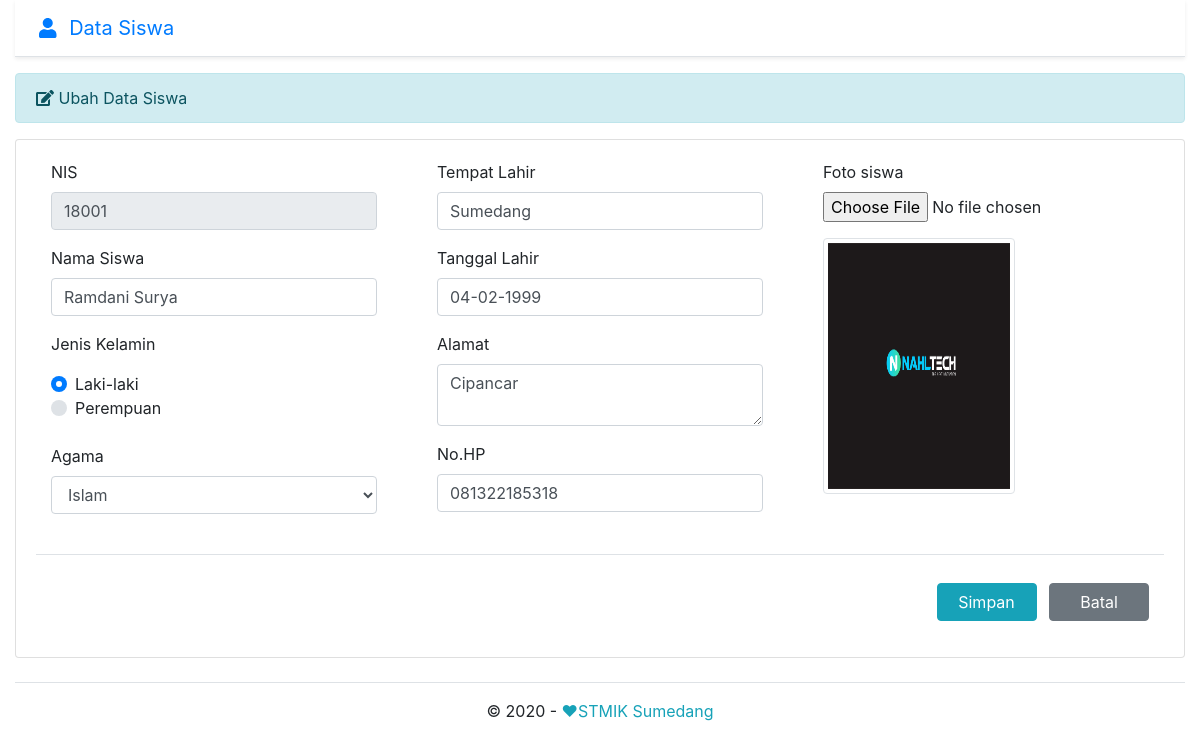
Page /?page=ubah&nis=18001 on the committed database.
### tables this page shows
CREATE TABLE `tbl_siswa` (
  `nis` varchar(10) NOT NULL COMMENT 'Nomor Induk Siswa',
  `nama` varchar(30) NOT NULL COMMENT 'Nama Siswa',
  `tempat_lahir` varchar(30) NOT NULL COMMENT 'Tempat Lahir Siswa',
  `tanggal_lahir` date NOT NULL COMMENT 'Tanggal Lahir Siswa',
  `jenis_kelamin` enum('Laki-laki','Perempuan') NOT NULL COMMENT 'Jenis Kelamin Siswa',
  `agama` varchar(20) NOT NULL COMMENT 'Agama Siswa',
  `alamat` varchar(100) DEFAULT NULL COMMENT 'Alamat Siswa',
  `no_hp` varchar(13) DEFAULT NULL COMMENT 'No. Handphone Siswa',
  `foto` varchar(50) DEFAULT NULL COMMENT 'Foto Siswa'
);

### form_ubah.php (the view, shortened to what this page needs)
<?php
if (isset($_GET['nis'])) {
    $nis = $_GET['nis'];
    $query = mysqli_query($db, "SELECT * FROM tbl_siswa WHERE nis='$nis'") or die(mysqli_error($db));
    $data  = mysqli_fetch_assoc($query);
    $nis           = $data['nis'];
    $nama          = $data['nama'];
    $tempat_lahir  = $data['tempat_lahir'];
    $tanggal_lahir = date('d-m-Y', strtotime($data['tanggal_lahir']));
    $agama         = $data['agama'];
    $alamat        = $data['alamat'];
    $no_hp         = $data['no_hp'];
    $foto          = $data['foto'];
}
?>
<div class="row">
    <div class="col-md-12">
        <div class="alert alert-info" role="alert">
            <i class="fas fa-edit"></i> Ubah Data Siswa
        </div>
        <div class="card">
            <div class="card-body">
                <form class="needs-validation" action="proses_ubah.php" method="post" enctype="multipart/form-data"
                    novalidate>
                    <div class="row">
                        <div class="col">
                            <div class="form-group col-md-12">
                                <label>NIS</label>
                                <input type="text" class="form-control" name="nis" maxlength="5"
                                    onKeyPress="return goodchars(event,'0123456789',this)" autocomplete="off"
                                    value="<?=$nis; ?>" readonly required>
                            </div>
                            <div class="form-group col-md-12">
                                <label>Nama Siswa</label>
                                <input type="text" class="form-control" name="nama" autocomplete="off"
                                    value="<?=$nama; ?>" required>
                            </div>
                            <div class="form-group col-md-12">
                                <label class="mb-3">Jenis Kelamin</label>
                                <div class="custom-control custom-radio">
                                    <label class="custom-control-label" for="customControlValidation2">Laki-laki</label>
                                </div>
                                <div class="custom-control custom-radio mb-4">
                                    <label class="custom-control-label" for="customControlValidation3">Perempuan</label>
                                </div>
                            </div>
                            <div class="form-group col-md-12">
                                <label>Agama</label>
                                <select class="form-control" name="agama" autocomplete="off" required>
                                    <option value="<?=$agama; ?>"><?=$agama; ?></option>
                                </select>
                            </div>
                        </div>
                        <div class="col">
                            <div class="form-group col-md-12">
                                <label>Tempat Lahir</label>
                                <input type="text" class="form-control" name="tempat_lahir" autocomplete="off"
                                    value="<?=$tempat_lahir; ?>" required>
                            </div>
                            <div class="form-group col-md-12">
                                <label>Tanggal Lahir</label>
                                <input type="text" class="form-control date-picker" data-date-format="dd-mm-yyyy"
                                    name="tanggal_lahir" autocomplete="off" value="<?=$tanggal_lahir; ?>" required>
                            </div>
                            <div class="form-group col-md-12">
                                <label>Alamat</label>
                                <textarea class="form-control" rows="2" name="alamat" autocomplete="off"
                                    required><?=$alamat; ?></textarea>
                            </div>
                            <div class="form-group col-md-12">
                                <label>No.HP</label>
                                <input type="text" class="form-control" name="no_hp" maxlength="13"
                                    onKeyPress="return goodchars(event,'0123456789',this)" autocomplete="off"
                                    value="<?=$no_hp; ?>" required>
                            </div>
                        </div>
                        <div class="col">
                            <div class="form-group col-md-12">
                                <label>Foto siswa</label>
                                <input type="file" class="form-control-file mb-3" id="foto" name="foto"
                                    onchange="return validasiFile()" autocomplete="off" value="<?=$foto; ?>">
                                <div id="imagePreview">
                                    <img class="foto-preview" src="foto/<?=$foto; ?>" width="250">
                                </div>
                            </div>
                        </div>
                    </div>
                    <div class="my-md-4 pt-md-1 border-top"></div>
                    <div class="form-group col-md-12 right">
                        <input type="submit" class="btn btn-info btn-submit mr-2" name="simpan" value="Simpan">
                        <a href="index.php" class="btn btn-secondary btn-reset"> Batal</a>
                    </div>
                </form>
            </div>
        </div>
    </div>
</div>

### index.php (shortened to what this page needs)
<?php
require_once('config/database.php');
?>
<!DOCTYPE html>
<html lang="en">
<head>
    <link rel="stylesheet" href="assets/plugins/bootstrap-4.1.3/css/bootstrap.min.css">
    <link rel="stylesheet" href="assets/plugins/datepicker/css/datepicker.min.css">
    <link rel="stylesheet" href="assets/plugins/fontawesome-free-5.4.2-web/css/all.min.css">
    <link rel="stylesheet" href="assets/css/style.css">
</head>
<body>
    <div class="container-fluid">
        <div class="d-flex flex-column flex-md-row align-items-center p-3 px-md-4 mb-3 bg-white border-bottom shadow-sm">
            <a href="/">
                <h5 class="my-0 mr-md-auto font-weight-normal">
                    <i class="fas fa-user title-icon"></i> Data Siswa
                </h5>
            </a>
        </div>
    </div>
    <div class="container-fluid">
        <?php
        if (empty($_GET['page'])) {
            include 'tampil_data.php';
        } else if ($_GET['page'] == 'tambah') {
            include 'form_tambah.php';
        } else if ($_GET['page'] == 'ubah') {
            include 'form_ubah.php';
        }
        ?>
    </div>
    <div class="container-fluid">
        <footer class="pt-4 my-md-4 pt-md-3 border-top">
            <div class="row">
                <div class="col-12 col-md center">
                    &copy; 2020 - <a class="text-info" href="https://stmik-sumedang.ac.id/">❤STMIK Sumedang</a>
                </div>
            </div>
        </footer>
    </div>
</body>
</html>

### assets/css/style.css (style rules this page uses)
.center { text-align: center; }
.right { text-align: right; }
.btn-submit { width: 100px; }
.btn-reset { width: 100px; }
.foto-preview { padding: .25rem; background-color: #fff; border: 1px solid #dee2e6; border-radius: .25rem; width: 12rem; height: 16rem; }
.title-icon { margin-right: 7px; }

### rows in the picture
tbl_siswa: nis "18001", nama "Ramdani Surya", agama "Islam", tempat_lahir "Sumedang", tanggal_lahir "04-02-1999", alamat "Cipancar", no_hp "081322185318", foto (picture)
